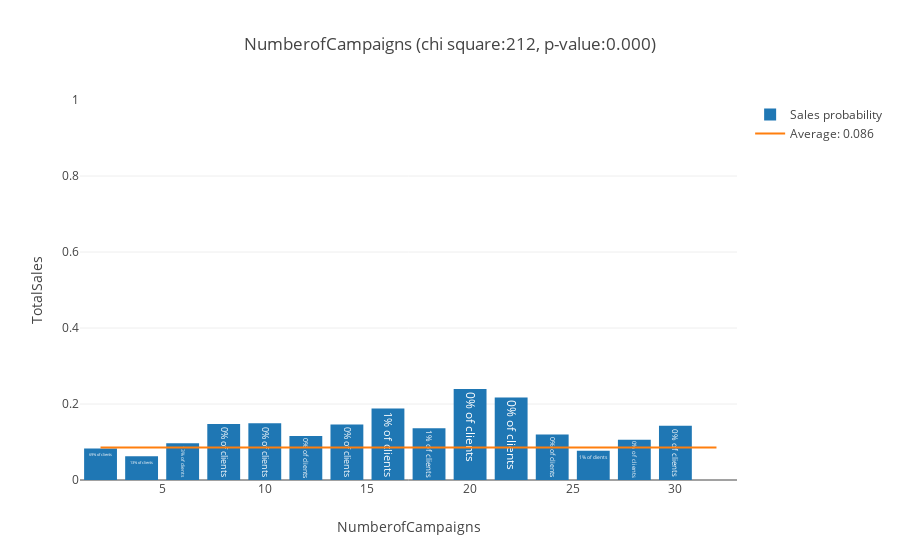

Write notebook code for a chart like this one.
### Markdown cell above
### Number of Campaigns ###

Number of times the client has been called

### Code cell
chi, pval, fig = analyze_feature('NumberofCampaigns', db1, categorical=False)
scores['NumberofCampaigns'] = (chi, pval)
iplot(fig)

### Figure 1 — Plotly figure (JSON) as saved in the notebook; plotly's stock layout.template omitted (floating-point values rounded to 4 significant figures)
{"data": [{"error_y": {"array": [0.2754, 0.2425, 0.296, 0.3568, 0.359, 0.3225, 0.3556, 0.3922, 0.3442, 0.4291, 0.4147, 0.3266, 0.2678, 0.3103, 0.355, 0], "type": "data", "visible": false}, "name": "Sales probability", "text": ["69% of clients", "13% of clients", "13% of clients", "0% of clients", "0% of clients", "0% of clients", "0% of clients", "1% of clients", "1% of clients", "0% of clients", "0% of clients", "0% of clients", "1% of clients", "0% of clients", "0% of clients", "0% of clients"], "type": "bar", "x": [2, 4, 6, 8, 10, 12, 14, 16, 18, 20, 22, 24, 26, 28, 30, 32], "y": [0.08268, 0.06272, 0.097, 0.1471, 0.1493, 0.1159, 0.1463, 0.188, 0.1364, 0.2396, 0.2174, 0.12, 0.07692, 0.1061, 0.1429, 0]}, {"mode": "lines", "name": "Average: 0.086", "type": "scatter", "x": [2, 32], "y": [0.08575, 0.08575]}], "layout": {"barmode": "group", "title": "NumberofCampaigns (chi square:212, p-value:0.000)", "xaxis": {"title": "NumberofCampaigns"}, "yaxis": {"range": [0, 1], "title": "TotalSales"}}}
